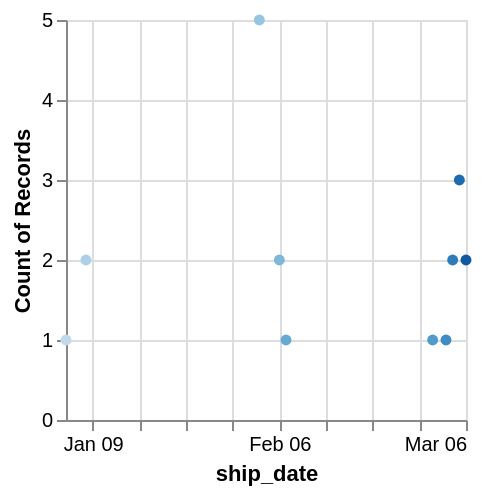

The specification (Vega-Lite) saved for this image:
### Vega specification from a JSON file in a GitHub repository (floating-point values rounded to 4 significant figures)
{"$schema": "https://vega.github.io/schema/vega/v5.json", "background": "white", "padding": 5, "width": 200, "height": 200, "style": "cell", "data": [{"name": "query_result", "values": [{"order_id": "IN-2011-47883", "order_date": 1293840000000, "ship_date": 1294444800000, "ship_mode": "Standard Class", "customer_id": "JH-15985", "customer_name": "Joseph Holt", "segment": "Consumer", "city": "Wagga Wagga", "state": "New South Wales", "country": "Australia", "postal_code": null, "market": "APAC", "region": "Oceania", "product_id": "OFF-SU-10000618", "category": "Office Supplies", "sub_category": "Supplies", "product_name": "Acme Trimmer, High Speed", "sales": 120.4, "quantity": 3, "discount": 0.1, "profit": 36.04, "shipping_cost": 9.72, "order_priority": "Medium"}, {"order_id": "IT-2011-3647632", "order_date": 1293840000000, "ship_date": 1294185600000, "ship_mode": "Second Class", "customer_id": "EM-14140", "customer_name": "Eugene Moren", "segment": "Home Office", "city": "Stockholm", "state": "Stockholm", "country": "Sweden", "postal_code": null, "market": "EU", "region": "North", "product_id": "OFF-PA-10001492", "category": "Office Supplies", "sub_category": "Paper", "product_name": "Enermax Note Cards, Premium", "sales": 44.87, "quantity": 3, "discount": 0.5, "profit": -26.06, "shipping_cost": 4.82, "order_priority": "High"}, {"order_id": "IN-2011-47883", "order_date": 1293840000000, "ship_date": 1294444800000, "ship_mode": "Standard Class", "customer_id": "JH-15985", "customer_name": "Joseph Holt", "segment": "Consumer", "city": "Wagga Wagga", "state": "New South Wales", "country": "Australia", "postal_code": null, "market": "APAC", "region": "Oceania", "product_id": "OFF-PA-10001968", "category": "Office Supplies", "sub_category": "Paper", "product_name": "Eaton Computer Printout Paper, 8.5 x 11", "sales": 55.24, "quantity": 2, "discount": 0.1, "profit": 15.34, "shipping_cost": 1.8, "order_priority": "Medium"}, {"order_id": "CA-2011-115161", "order_date": 1296518400000, "ship_date": 1296691200000, "ship_mode": "First Class", "customer_id": "LC-17050", "customer_name": "Liz Carlisle", "segment": "Consumer", "city": "Mission Viejo", "state": "California", "country": "United States", "postal_code": "92691", "market": "US", "region": "West", "product_id": "FUR-BO-10003966", "category": "Furniture", "sub_category": "Bookcases", "product_name": "Sauder Facets Collection Library, Sky Alder Finish", "sales": 290.7, "quantity": 2, "discount": 0.15, "profit": 3.42, "shipping_cost": 54.64, "order_priority": "High"}, {"order_id": "ID-2011-56493", "order_date": 1296518400000, "ship_date": 1296691200000, "ship_mode": "Second Class", "customer_id": "SP-20650", "customer_name": "Stephanie Phelps", "segment": "Corporate", "city": "Yingcheng", "state": "Hubei", "country": "China", "postal_code": null, "market": "APAC", "region": "North Asia", "product_id": "OFF-ST-10002161", "category": "Office Supplies", "sub_category": "Storage", "product_name": "Tenex Trays, Single Width", "sales": 162.7, "quantity": 3, "discount": 0, "profit": 68.31, "shipping_cost": 44.36, "order_priority": "Critical"}, {"order_id": "US-2011-118892", "order_date": 1296518400000, "ship_date": 1296950400000, "ship_mode": "Standard Class", "customer_id": "DH-13075", "customer_name": "Dave Hallsten", "segment": "Corporate", "city": "San Miguelito", "state": "Panama", "country": "Panama", "postal_code": null, "market": "LATAM", "region": "Central", "product_id": "OFF-AP-10002317", "category": "Office Supplies", "sub_category": "Appliances", "product_name": "Hamilton Beach Refrigerator, Silver", "sales": 400.7, "quantity": 2, "discount": 0.4, "profit": 20.02, "shipping_cost": 21.38, "order_priority": "Medium"}, {"order_id": "ES-2011-5268439", "order_date": 1296518400000, "ship_date": 1296691200000, "ship_mode": "Second Class", "customer_id": "GH-14485", "customer_name": "Gene Hale", "segment": "Corporate", "city": "La Rochelle", "state": "Poitou-Charentes", "country": "France", "postal_code": null, "market": "EU", "region": "Central", "product_id": "OFF-AR-10001529", "category": "Office Supplies", "sub_category": "Art", "product_name": "Binney & Smith Pencil Sharpener, Easy-Erase", "sales": 139.6, "quantity": 5, "discount": 0, "profit": 15.3, "shipping_cost": 19.23, "order_priority": "High"}, {"order_id": "US-2011-118892", "order_date": 1296518400000, "ship_date": 1296950400000, "ship_mode": "Standard Class", "customer_id": "DH-13075", "customer_name": "Dave Hallsten", "segment": "Corporate", "city": "San Miguelito", "state": "Panama", "country": "Panama", "postal_code": null, "market": "LATAM", "region": "Central", "product_id": "TEC-AC-10001221", "category": "Technology", "sub_category": "Accessories", "product_name": "Memorex Memory Card, USB", "sales": 81.98, "quantity": 2, "discount": 0.4, "profit": -19.14, "shipping_cost": 6.21, "order_priority": "Medium"}, {"order_id": "IN-2011-30733", "order_date": 1296518400000, "ship_date": 1296691200000, "ship_mode": "Second Class", "customer_id": "PO-18865", "customer_name": "Patrick O'Donnell", "segment": "Consumer", "city": "Dhaka", "state": "Dhaka", "country": "Bangladesh", "postal_code": null, "market": "APAC", "region": "Central Asia", "product_id": "OFF-BI-10003012", "category": "Office Supplies", "sub_category": "Binders", "product_name": "Wilson Jones Hole Reinforcements, Economy", "sales": 22.65, "quantity": 5, "discount": 0, "profit": 9.6, "shipping_cost": 5.29, "order_priority": "Critical"}, {"order_id": "ES-2011-5268439", "order_date": 1296518400000, "ship_date": 1296691200000, "ship_mode": "Second Class", "customer_id": "GH-14485", "customer_name": "Gene Hale", "segment": "Corporate", "city": "La Rochelle", "state": "Poitou-Charentes", "country": "France", "postal_code": null, "market": "EU", "region": "Central", "product_id": "OFF-EN-10004597", "category": "Office Supplies", "sub_category": "Envelopes", "product_name": "GlobeWeis Peel and Seal, Set of 50", "sales": 21.39, "quantity": 1, "discount": 0, "profit": 0, "shipping_cost": 3.34, "order_priority": "High"}, {"order_id": "ES-2011-2205486", "order_date": 1296518400000, "ship_date": 1297036800000, "ship_mode": "Standard Class", "customer_id": "IM-15055", "customer_name": "Ionia McGrath", "segment": "Consumer", "city": "Halle", "state": "North Rhine-Westphalia", "country": "Germany", "postal_code": null, "market": "EU", "region": "Central", "product_id": "OFF-BI-10001717", "category": "Office Supplies", "sub_category": "Binders", "product_name": "Avery Hole Reinforcements, Durable", "sales": 11.82, "quantity": 2, "discount": 0, "profit": 4.2, "shipping_cost": 0.93, "order_priority": "Medium"}, {"order_id": "CA-2011-1800", "order_date": 1298937600000, "ship_date": 1299196800000, "ship_mode": "First Class", "customer_id": "TP-11415", "customer_name": "Tom Prescott", "segment": "Consumer", "city": "Toronto", "state": "Ontario", "country": "Canada", "postal_code": null, "market": "Canada", "region": "Canada", "product_id": "OFF-FEL-10001405", "category": "Office Supplies", "sub_category": "Storage", "product_name": "Fellowes File Cart, Industrial", "sales": 551.2, "quantity": 4, "discount": 0, "profit": 71.64, "shipping_cost": 164.4, "order_priority": "High"}, {"order_id": "UP-2011-3730", "order_date": 1298937600000, "ship_date": 1299283200000, "ship_mode": "Standard Class", "customer_id": "RD-9900", "customer_name": "Ruben Dartt", "segment": "Consumer", "city": "Vinnytsya", "state": "Vinnytsya", "country": "Ukraine", "postal_code": null, "market": "EMEA", "region": "EMEA", "product_id": "TEC-LOG-10003896", "category": "Technology", "sub_category": "Accessories", "product_name": "Logitech Router, Erganomic", "sales": 1471.0, "quantity": 6, "discount": 0, "profit": 264.6, "shipping_cost": 146.6, "order_priority": "Medium"}, {"order_id": "CA-2011-113880", "order_date": 1298937600000, "ship_date": 1299283200000, "ship_mode": "Standard Class", "customer_id": "VF-21715", "customer_name": "Vicky Freymann", "segment": "Home Office", "city": "Elmhurst", "state": "Illinois", "country": "United States", "postal_code": "60126", "market": "US", "region": "Central", "product_id": "FUR-CH-10000863", "category": "Furniture", "sub_category": "Chairs", "product_name": "Novimex Swivel Fabric Task Chair", "sales": 634.1, "quantity": 6, "discount": 0.3, "profit": -172.1, "shipping_cost": 70.05, "order_priority": "High"}, {"order_id": "ES-2011-1705541", "order_date": 1298937600000, "ship_date": 1299369600000, "ship_mode": "Standard Class", "customer_id": "TS-21370", "customer_name": "Todd Sumrall", "segment": "Corporate", "city": "Farnborough", "state": "England", "country": "United Kingdom", "postal_code": null, "market": "EU", "region": "North", "product_id": "FUR-CH-10002830", "category": "Furniture", "sub_category": "Chairs", "product_name": "Office Star Rocking Chair, Red", "sales": 704.5, "quantity": 5, "discount": 0, "profit": 288.8, "shipping_cost": 64.4, "order_priority": "High"}, {"order_id": "IN-2011-59986", "order_date": 1298937600000, "ship_date": 1299110400000, "ship_mode": "First Class", "customer_id": "KH-16360", "customer_name": "Katherine Hughes", "segment": "Consumer", "city": "Adelaide", "state": "South Australia", "country": "Australia", "postal_code": null, "market": "APAC", "region": "Oceania", "product_id": "TEC-MA-10002520", "category": "Technology", "sub_category": "Machines", "product_name": "Panasonic Receipt Printer, White", "sales": 214.8, "quantity": 2, "discount": 0.1, "profit": 7.158, "shipping_cost": 55.67, "order_priority": "High"}, {"order_id": "UP-2011-3730", "order_date": 1298937600000, "ship_date": 1299283200000, "ship_mode": "Standard Class", "customer_id": "RD-9900", "customer_name": "Ruben Dartt", "segment": "Consumer", "city": "Vinnytsya", "state": "Vinnytsya", "country": "Ukraine", "postal_code": null, "market": "EMEA", "region": "EMEA", "product_id": "TEC-SHA-10004874", "category": "Technology", "sub_category": "Copiers", "product_name": "Sharp Fax Machine, High-Speed", "sales": 587.7, "quantity": 2, "discount": 0, "profit": 123.4, "shipping_cost": 42.88, "order_priority": "Medium"}, {"order_id": "ES-2011-1705541", "order_date": 1298937600000, "ship_date": 1299369600000, "ship_mode": "Standard Class", "customer_id": "TS-21370", "customer_name": "Todd Sumrall", "segment": "Corporate", "city": "Farnborough", "state": "England", "country": "United Kingdom", "postal_code": null, "market": "EU", "region": "North", "product_id": "OFF-AR-10004151", "category": "Office Supplies", "sub_category": "Art", "product_name": "BIC Sketch Pad, Blue", "sales": 194.6, "quantity": 4, "discount": 0, "profit": 34.92, "shipping_cost": 25.39, "order_priority": "High"}, {"order_id": "UP-2011-3090", "order_date": 1298937600000, "ship_date": 1298937600000, "ship_mode": "Same Day", "customer_id": "BS-1800", "customer_name": "Bryan Spruell", "segment": "Home Office", "city": "Kherson", "state": "Kherson", "country": "Ukraine", "postal_code": null, "market": "EMEA", "region": "EMEA", "product_id": "FUR-HON-10002424", "category": "Furniture", "sub_category": "Chairs", "product_name": "Hon Steel Folding Chair, Red", "sales": 162.8, "quantity": 2, "discount": 0, "profit": 76.5, "shipping_cost": 24.42, "order_priority": "Medium"}, {"order_id": "CA-2011-1800", "order_date": 1298937600000, "ship_date": 1299196800000, "ship_mode": "First Class", "customer_id": "TP-11415", "customer_name": "Tom Prescott", "segment": "Consumer", "city": "Toronto", "state": "Ontario", "country": "Canada", "postal_code": null, "market": "Canada", "region": "Canada", "product_id": "TEC-APP-10004912", "category": "Technology", "sub_category": "Phones", "product_name": "Apple Speaker Phone, with Caller ID", "sales": 493.2, "quantity": 4, "discount": 0, "profit": 123.2, "shipping_cost": 18.19, "order_priority": "High"}]}, {"name": "data_0", "source": "query_result", "transform": [{"type": "formula", "expr": "toDate(datum[\"ship_date\"])", "as": "ship_date"}, {"type": "aggregate", "groupby": ["ship_date"], "ops": ["count"], "fields": [null], "as": ["__count"]}, {"type": "filter", "expr": "(isDate(datum[\"ship_date\"]) || (isValid(datum[\"ship_date\"]) && isFinite(+datum[\"ship_date\"])))"}]}], "marks": [{"name": "layer_0_marks", "type": "symbol", "style": ["point"], "from": {"data": "data_0"}, "encode": {"update": {"fill": {"scale": "color", "field": "ship_date"}, "ariaRoleDescription": {"value": "point"}, "description": {"signal": "\"ship_date: \" + (timeFormat(datum[\"ship_date\"], '%b %d, %Y')) + \"; Count of Records: \" + (format(datum[\"__count\"], \"\"))"}, "x": {"scale": "x", "field": "ship_date"}, "y": {"scale": "y", "field": "__count"}}}}], "scales": [{"name": "x", "type": "time", "domain": {"data": "data_0", "field": "ship_date"}, "range": [0, {"signal": "width"}]}, {"name": "y", "type": "linear", "domain": {"data": "data_0", "field": "__count"}, "range": [{"signal": "height"}, 0], "nice": true, "zero": true}, {"name": "color", "type": "ordinal", "domain": {"data": "data_0", "field": "ship_date", "sort": true}, "range": "ordinal", "interpolate": "hcl"}], "axes": [{"scale": "x", "orient": "bottom", "gridScale": "y", "grid": true, "tickCount": {"signal": "ceil(width/40)"}, "domain": false, "labels": false, "aria": false, "maxExtent": 0, "minExtent": 0, "ticks": false, "zindex": 0}, {"scale": "y", "orient": "left", "gridScale": "x", "grid": true, "tickCount": {"signal": "ceil(height/40)"}, "domain": false, "labels": false, "aria": false, "maxExtent": 0, "minExtent": 0, "ticks": false, "zindex": 0}, {"scale": "x", "orient": "bottom", "grid": false, "title": "ship_date", "labelFlush": true, "labelOverlap": true, "tickCount": {"signal": "ceil(width/40)"}, "zindex": 0}, {"scale": "y", "orient": "left", "grid": false, "title": "Count of Records", "labelOverlap": true, "tickCount": {"signal": "ceil(height/40)"}, "zindex": 0}]}
